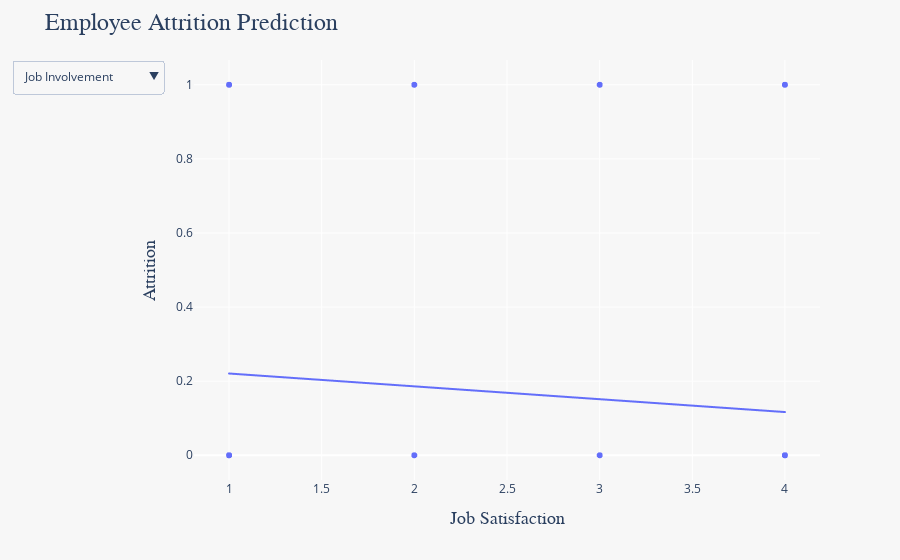

Notebook code for this chart:
### Code cell
fig = px.scatter(df, x='JobSatisfaction', y='Attrition', trendline='ols')

fig.update_layout(
    updatemenus=[
        dict(
            active=0,
            buttons=list([
                dict(label='Job Involvement',
                    method='update',
                    args=[{'x': 'JobInvolvement', 'y': 'Attrition'}]),
                dict(label='Performance Rating',
                    method='update',
                    args=[{'x': 'PerformanceRating', 'y': 'Attrition'}]),
                dict(label='Job Satisfaction',
                    method='update',
                    args=[{'x': 'JobSatisfaction', 'y': 'Attrition'}])
            ])
        )
    ]
)
fig.update_layout(
    title={
        'text': 'Employee Attrition Prediction',
        'font_size': 24,
        'font_family': 'Arial Black',
    },
    xaxis_title={
        'text': 'Job Satisfaction',
        'font_size': 18,
        'font_family': 'Calibri',
    },
    yaxis_title={
        'text': 'Attrition',
        'font_size': 18,
        'font_family': 'Calibri',
    },
    plot_bgcolor='#F7F7F7',
    paper_bgcolor='#F7F7F7'
)

iplot(fig)

### Figure 1 — Plotly figure (JSON) as saved in the notebook; plotly's stock layout.template omitted (floating-point values rounded to 4 significant figures; data arrays with more than 128 entries replaced by an {"elided": "..."} marker saying what was removed)
{"data": [{"hovertemplate": "JobSatisfaction=%{x}<br>Attrition=%{y}<extra></extra>", "legendgroup": "", "marker": {"color": "#636efa", "symbol": "circle"}, "mode": "markers", "name": "", "showlegend": false, "type": "scattergl", "x": {"elided": "1480 int values"}, "xaxis": "x", "y": {"elided": "1480 int values"}, "yaxis": "y"}, {"hovertemplate": "<b>OLS trendline</b><br>Attrition = -0.0346907 * JobSatisfaction + 0.255343<br>R<sup>2</sup>=0.010864<br><br>JobSatisfaction=%{x}<br>Attrition=%{y} <b>(trend)</b><extra></extra>", "legendgroup": "", "marker": {"color": "#636efa", "symbol": "circle"}, "mode": "lines", "name": "", "showlegend": false, "type": "scattergl", "x": {"elided": "1480 int values"}, "xaxis": "x", "y": {"elided": "1480 float values"}, "yaxis": "y"}], "layout": {"legend": {"tracegroupgap": 0}, "margin": {"t": 60}, "paper_bgcolor": "#F7F7F7", "plot_bgcolor": "#F7F7F7", "title": {"font": {"family": "Arial Black", "size": 24}, "text": "Employee Attrition Prediction"}, "updatemenus": [{"active": 0, "buttons": [{"args": [{"x": "JobInvolvement", "y": "Attrition"}], "label": "Job Involvement", "method": "update"}, {"args": [{"x": "PerformanceRating", "y": "Attrition"}], "label": "Performance Rating", "method": "update"}, {"args": [{"x": "JobSatisfaction", "y": "Attrition"}], "label": "Job Satisfaction", "method": "update"}]}], "xaxis": {"anchor": "y", "domain": [0, 1], "title": {"font": {"family": "Calibri", "size": 18}, "text": "Job Satisfaction"}}, "yaxis": {"anchor": "x", "domain": [0, 1], "title": {"font": {"family": "Calibri", "size": 18}, "text": "Attrition"}}}}
